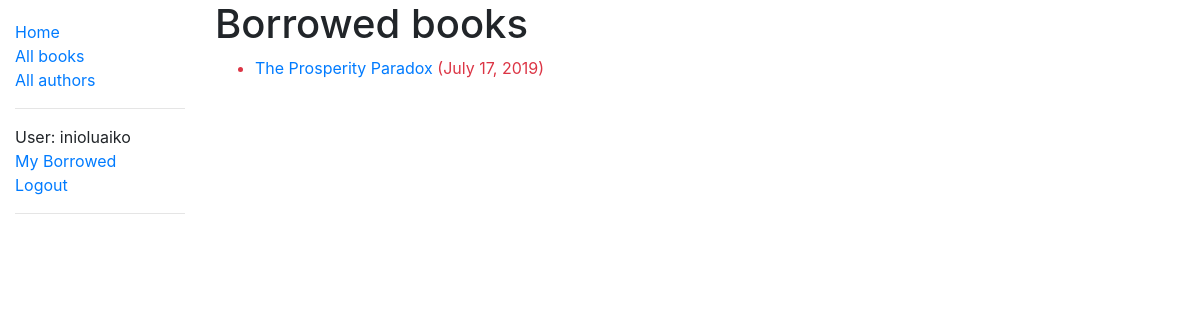
Page /catalog/mybooks/ (signed in) on the earlier database version.
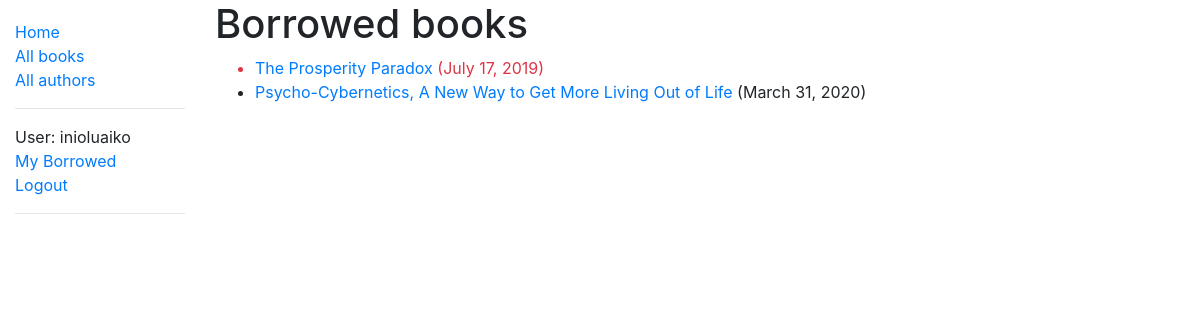
Same page on the later database version.
### catalog/models.py (models this page shows, shortened)
class BookInstance(models.Model):
    id = models.UUIDField(
        primary_key=True,
        default=uuid.uuid4,
        help_text="Unique ID for this particular book across whole library",
    )
    book = models.ForeignKey("Book", on_delete=models.SET_NULL, null=True)
    imprint = models.CharField(max_length=200)
    due_back = models.DateField(null=True, blank=True)
    book_borrower = models.ForeignKey(
        User, on_delete=models.SET_NULL, null=True, blank=True
    )
    book_quality = models.CharField(max_length=200)
    LOAN_STATUS = (
        ("m", "Maintenance"),
        ("o", "On loan"),
        ("a", "Available"),
        ("r", "Reserved"),
    )
    status = models.CharField(
        max_length=1,
        choices=LOAN_STATUS,
        blank=True,
        default="m",
        help_text="Book availability",
    )
    class Meta:
        ordering = ["due_back"]
        permissions = (("can_mark_returned", "Set book as returned"),)
    @property
    def is_overdue(self):
        if self.due_back and date.today() > self.due_back:
            return True
        return False

class Book(models.Model):
    title = models.CharField(max_length=200)
    author = models.ForeignKey("Author", on_delete=models.SET_NULL, null=True)
    summary = models.TextField(
        max_length=1000, help_text="Enter a brief description of the book"
    )
    isbn = models.CharField(
        "ISBN",
        max_length=13,
        help_text="13 Character"
        ' <a href="https://www.isbn-international.org/content/what-isbn">'
        "ISBN number</a>",
    )
    genre = models.ManyToManyField(
        Genre, help_text="Select a genre for this book"
    )
    book_language = models.ForeignKey(
        "BookLanguage", on_delete=models.SET_NULL, null=True
    )
    def display_genre(self):
        """Create a string for the Genre.
        This is required to display genre in Admin."""
        return ", ".join(genre.name for genre in self.genre.all()[:3])
    display_genre.short_description = "Genre"

### catalog/views.py (the view)
# urls.py: path('mybooks/', views.LoanedBooksByUserListView.as_view(), name='my-borrowed'),
class LoanedBooksByUserListView(LoginRequiredMixin, generic.ListView):
    model = BookInstance
    template_name = "catalog/bookinstance_list_borrowed_user.html"
    paginate_by = 10
    def get_queryset(self):
        return (
            BookInstance.objects.filter(book_borrower=self.request.user)
            .filter(status__exact="o")
            .order_by("due_back")
        )

### catalog/templates/catalog/bookinstance_list_borrowed_user.html
{% extends "base_generic.html" %}
{% block content %}
<h1>Borrowed books</h1>
{% if bookinstance_list %}
<ul>
  {% for bookinst in bookinstance_list %}
  <li class="{% if bookinst.is_overdue %}text-danger{% endif %}">
    <a href="{% url 'book-detail' bookinst.book.pk %}">{{bookinst.book.title}}</a> ({{ bookinst.due_back }})
  </li>
  {% endfor %}
</ul>
{% else %}
<p>There are no books borrowed.</p>
{% endif %}
{% endblock %}

Differences in the rows shown:
now on this page (row edited): BookInstance: book "Psycho-Cybernetics, A New Way to Get More Living Out of Life", due_back "March 31, 2020"
